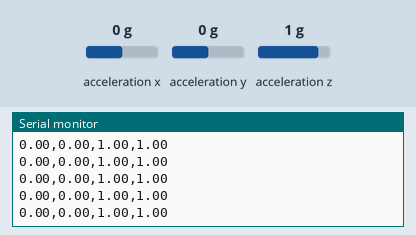
Bench run of a sketch on a simulated Arduino Uno, built with avr-gcc and run on an emulated ATmega328P. Parts: the last lines printed to the serial monitor. The inputs (shaded band) are chosen by the test bench; at power-on: acceleration x 0 g, acceleration y 0 g, acceleration z 1 g.

Above: at 1.2 s.
1.3 s: acceleration x set to -1.4 g
At 2.4 s:
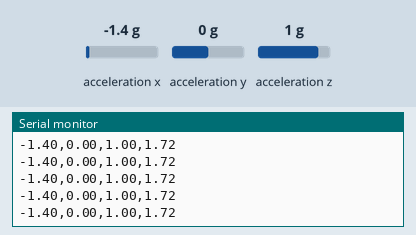
2.8 s: acceleration x set to 0 g
At 3.9 s:
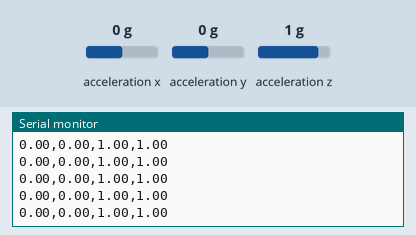
5.8 s: acceleration y set to -1.4 g
At 6.4 s:
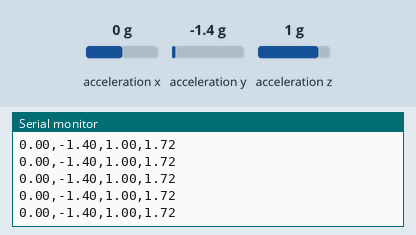
7.3 s: acceleration z set to -1.4 g
At 8.4 s:
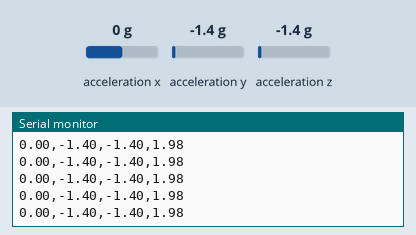
Timing chart, 0 to 10.3 s (numbered marks = the images above; inputs shaded):
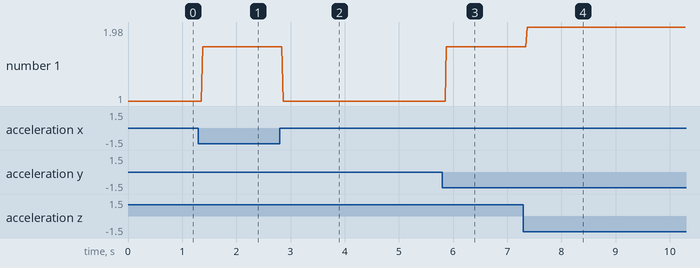

The sketch:

CapteurChuteV1.ino
```cpp
#include <Wire.h>
#include <ADXL345.h>

#define FALL_LOW_LEVEL 0.6
#define FALL_HIGH_LEVEL 1.5
// Time during which we look to see if there has been a peak in acceleration (in milliseconds)
#define TIME_FALL_MAX_DETECTION 500

ADXL345 adxl; //variable adxl is an instance of the ADXL345 library
double xyz[3];
// Les valeurs de l'accélération suivant les différents axes
double ax, ay, az;
double module;
double maxModuleValue = 1;

// Enumeration of the differents states
enum State {
  Idle,
  StartFall,
  FallDetected
};

// The current State
State CS = Idle;

long startTime;


void setup() {
    Serial.begin(9600);
    adxl.powerOn();

    //set activity/ inactivity thresholds (0-255)
    adxl.setActivityThreshold(75); //62.5mg per increment
    adxl.setInactivityThreshold(75); //62.5mg per increment
    adxl.setTimeInactivity(10); // how many seconds of no activity is inactive?

    //look of activity movement on this axes - 1 == on; 0 == off
    adxl.setActivityX(1);
    adxl.setActivityY(1);
    adxl.setActivityZ(1);

    //look of inactivity movement on this axes - 1 == on; 0 == off
    //adxl.setInactivityX(1);
    //adxl.setInactivityY(1);
    //adxl.setInactivityZ(1);

    //look of tap movement on this axes - 1 == on; 0 == off
    //adxl.setTapDetectionOnX(0);
    //adxl.setTapDetectionOnY(0);
    //adxl.setTapDetectionOnZ(1);

    //set values for what is a tap, and what is a double tap (0-255)
    //adxl.setTapThreshold(50); //62.5mg per increment
    //adxl.setTapDuration(15); //625us per increment
    //adxl.setDoubleTapLatency(80); //1.25ms per increment
    //adxl.setDoubleTapWindow(200); //1.25ms per increment

    //set values for what is considered freefall (0-255)
    //adxl.setFreeFallThreshold(7); //(5 - 9) recommended - 62.5mg per increment
    //adxl.setFreeFallDuration(45); //(20 - 70) recommended - 5ms per increment

    //setting all interrupts to take place on int pin 1
    //I had issues with int pin 2, was unable to reset it
    //adxl.setInterruptMapping(ADXL345_INT_SINGLE_TAP_BIT,   ADXL345_INT1_PIN);
    //adxl.setInterruptMapping(ADXL345_INT_DOUBLE_TAP_BIT,   ADXL345_INT1_PIN);
    //adxl.setInterruptMapping(ADXL345_INT_FREE_FALL_BIT,    ADXL345_INT1_PIN);
    //adxl.setInterruptMapping(ADXL345_INT_ACTIVITY_BIT,     ADXL345_INT1_PIN);
    //adxl.setInterruptMapping(ADXL345_INT_INACTIVITY_BIT,   ADXL345_INT1_PIN);

    //register interrupt actions - 1 == on; 0 == off
    //adxl.setInterrupt(ADXL345_INT_SINGLE_TAP_BIT, 1);
    //adxl.setInterrupt(ADXL345_INT_DOUBLE_TAP_BIT, 1);
    //adxl.setInterrupt(ADXL345_INT_FREE_FALL_BIT,  1);
    //adxl.setInterrupt(ADXL345_INT_ACTIVITY_BIT,   1);
    //adxl.setInterrupt(ADXL345_INT_INACTIVITY_BIT, 1);
}

void loop() {
  // int x, y, z;
  // adxl.readXYZ(&x, &y, &z); //read the accelerometer values and store them in variables  x,y,z
  // // Output x,y,z values
  // Serial.print("values of X , Y , Z: ");
  // Serial.print(x);
  // Serial.print(" , ");
  // Serial.print(y);
  // Serial.print(" , ");
  // Serial.println(z);

  // ----- getValues and calculation
  getAccelerometerValues();
  module = sqrt(ax*ax + ay*ay + az*az); // We calculate de magnitude
  printAccelerationAndModule();
  //printFormatJoseValues();

  // The running of the fallDetector => Following an ASM
  //runASM();


  delay(10);

}


void getAccelerometerValues() {
  adxl.getAcceleration(xyz);
  ax = xyz[0]; ay = xyz[1]; az = xyz[2];
}

void printAccelerationAndModule(){
  Serial.print(ax);
  Serial.print(",");
  Serial.print(ay);
  Serial.print(",");
  Serial.print(az);
  Serial.print(",");
  Serial.println(module);
}

void printFormatJoseValues(){
  Serial.println("****************************");
  Serial.println("values of X , Y , Z: -1 , 2 , 23");
  Serial.print("X="); Serial.print(ax); Serial.println(" g");
  Serial.print("Y="); Serial.print(ay); Serial.println(" g");
  Serial.print("Z="); Serial.print(az); Serial.println(" g");

}

void runASM() {
  // Notre diagramme d'Etat
  switch (CS) {
    case Idle:
      // Current working

      if(module<FALL_LOW_LEVEL) { // Maybe there is a fall
        CS = StartFall;
        maxModuleValue = 1; // Valeur neutre
        startTime = millis(); // Start Measuring time
      }

      break;

    case StartFall:
      if ((millis() - startTime) > TIME_FALL_MAX_DETECTION) { // Si on a dépassé le temps d'enregistrement des valeurs
        if (maxModuleValue > FALL_HIGH_LEVEL) { // Il y a bien eu une chute
          CS = FallDetected;
        }
        else {
          CS = Idle;
          Serial.print("Pas de chute détectée finalent, max Module : ");
          Serial.println(maxModuleValue);
        }
      }
      else {
        maxModuleValue = max(maxModuleValue, module);
      }

      break;

    case FallDetected:
      Serial.print("Chute détectée !!!!!!!!!!!!!!!!!!!!!! max :");
      Serial.println(maxModuleValue);
      delay(5000);
      CS = Idle;
      Serial.println("Retour etat initial");

      break;

    default :
      Serial.println("Not a State, Error");
      delay(1000);
      break;
  }
}
```

Measured:
- after the input at 1.3 s, the serial monitor: prints a new line after 0.08 s (image 1)
- after the input at 5.8 s, the serial monitor: prints a new line after 0.08 s (image 3)
- after the input at 7.3 s, the serial monitor: prints a new line after 0.07 s (image 4)
- plotted number 1: 1 → 1.72 after the input at 1.3 s, 1.72 → 1.98 after the input at 7.3 s
